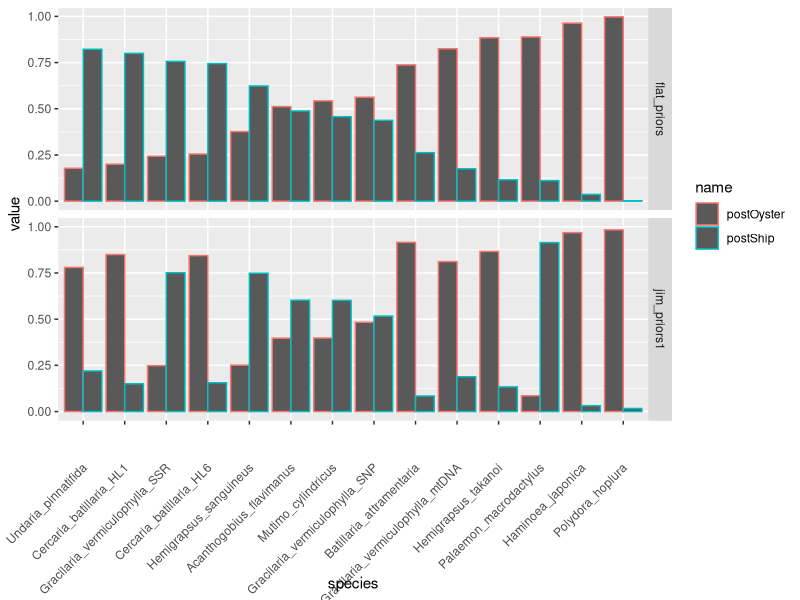

This figure's R source:
###
### quick visualization of BF plots
###
library(ggplot2);library(tidyr); library(dplyr)

dat = read.csv("rfBayesFactor.csv")
dat$species=gsub("-","",dat$species)
dat$postOyster=dat$plotpost
dat$postShip=1-dat$plotpost



long = pivot_longer(dat[,c(1,5,6,10,11)],cols=c("postOyster","postShip")) %>% arrange(species,prior)
oy = long %>% filter(name=="postOyster",prior=="flat_priors") %>% group_by(species) %>% summarize(mnPost=mean(value))
long = merge(oy,long)
long$species = reorder(as.factor(long$species),long$mnPost)

ggplot(long,aes(x=species,y=value,group=name,color=name)) + geom_bar(stat="identity",position="dodge")+facet_grid(rows=vars(prior))+theme(axis.text.x=element_text(angle=45,vjust=0.75,hjust=1))
